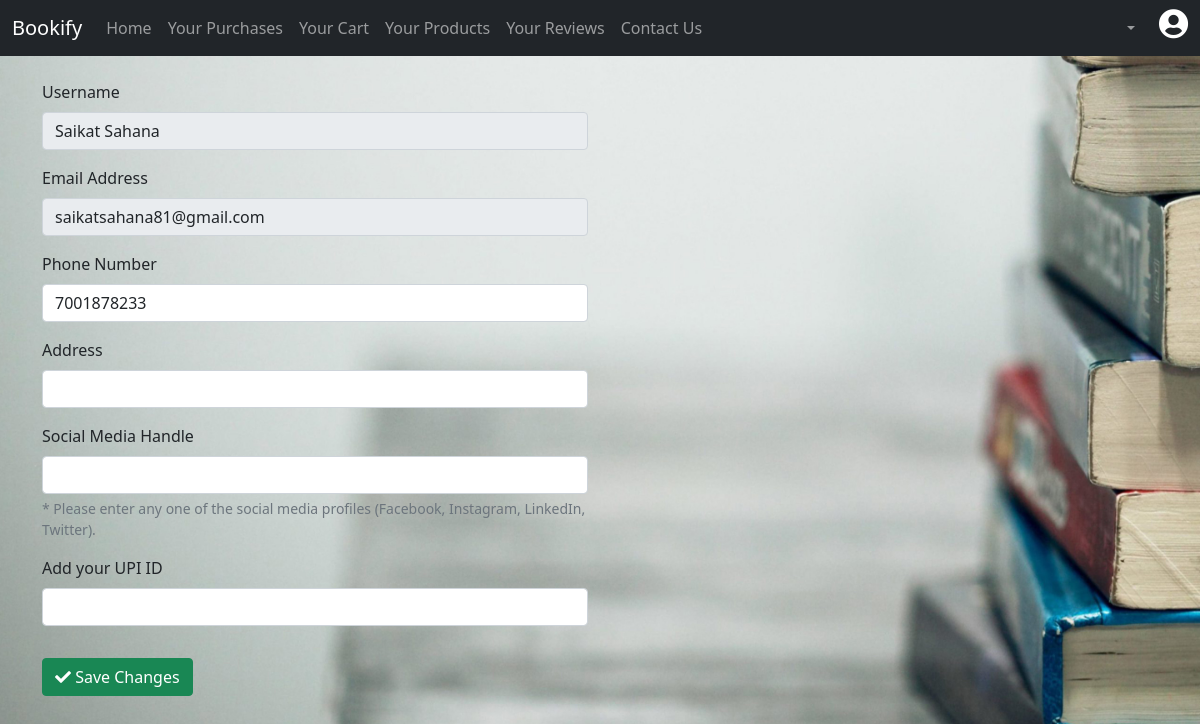
Page /profile/saikatsahana81@gmail.com on the committed database.
### tables this page shows
CREATE TABLE "users" (
	"username"	TEXT NOT NULL,
	"email"	TEXT NOT NULL UNIQUE,
	"phone"	INTEGER NOT NULL,
	"password"	TEXT NOT NULL,
	"social"	TEXT,
	"address"	TEXT,
	"upi"	TEXT,
	PRIMARY KEY("email")
);

### server.py (the view)
@app.route('/profile/<email>')
def profile(email):
    email=str(email)
    conn = sqlite3.connect("bookify.db")
    q1 = "select * from users where email = '{em}'".format(em=email)
    rows = conn.execute(q1)
    rows = rows.fetchall()
    rows[0] = list(rows[0])
    for i in range(0,len(rows[0])):
        if (rows[0][i] == None):
            rows[0][i] = ""
    print(rows)
    return render_template("profile.html",rows=rows)

### templates/profile.html (shortened to what this page needs)
<!doctype html>
<html lang="en">
  <head>
    <link href="https://cdn.jsdelivr.net/npm/bootstrap@5.0.2/dist/css/bootstrap.min.css" rel="stylesheet">
    <link rel="stylesheet" href="https://cdnjs.cloudflare.com/ajax/libs/font-awesome/5.15.4/css/all.min.css"/>
    <link rel="stylesheet" href="../static/css/profile.css">
    <link rel="stylesheet" href="../static/css/link.css">
  </head>
  <body>
    <nav class="navbar navbar-expand-lg navbar-dark bg-dark">
        <div class="container-fluid">
          <a class="navbar-brand" href="#">Bookify</a>
          <div class="collapse navbar-collapse" id="navbarSupportedContent">
            <ul class="navbar-nav me-auto mb-2 mb-lg-0">
              <li class="nav-item">
                <a id="dashboard_btn" class="nav-link" aria-current="page">Home</a>
              </li>
              <li class="nav-item">
                <a class="nav-link" href="#">Your Purchases</a>
              </li>
              <li class="nav-item">
                <a class="nav-link" href="#">Your Cart</a>
              </li>
              <li class="nav-item">
                <a id="product_btn" class="nav-link">Your Products</a>
              </li>
              <li class="nav-item">
                <a class="nav-link" href="#">Your Reviews</a>
              </li>
              <li class="nav-item">
                <a class="nav-link" href="#" data-bs-toggle="modal" data-bs-target="#aboutModal">Contact Us</a>
              </li>
            </ul>
            <ul class="navbar-nav d-flex mb-2 mb-lg-0">
                <li class="nav-item dropdown">
                    <a class="nav-link dropdown-toggle" href="#" id="navbarDropdown" role="button" data-bs-toggle="dropdown" aria-expanded="false">
                    </a>
                  </li>
                  <li class="nav-item">
                    <p id="username" style="color:#fff" class="px-2 mb-2 nav-link"></p>
                </li>
                  <li class="nav-item">
                    <a id="profile" class=""><i class="fas fa-user-circle mb-2"></i></a>
                </li>
            </ul>
        </div>
      </nav>
      <div class="container py-4">
        <form action = "/update_details", method="post">
            <div class="row">
                <div class="col-lg-6 mb-3">
                    <label for="username" class="form-label">Username</label>
                    <input name="username" type="text" class="form-control" id="username" value="{{rows[0][0]}}" readonly>
                  </div>
            </div>
            <div class="row">
                <div class="col-lg-6 mb-3">
                    <label for="email" class="form-label">Email Address</label>
                    <input name="email" type="email" class="form-control" id="email" value="{{rows[0][1]}}" aria-describedby="emailHelp" readonly>
                  </div>
            </div>
            <div class="row">
                <div class="col-lg-6 mb-3">
                    <label for="phone" class="form-label">Phone Number</label>
                    <input name="phone" type="number" required class="form-control" id="phone" value="{{rows[0][2]}}" aria-describedby="emailHelp">
                  </div>
            </div>
            <div class="row">
                <div class="col-lg-6 mb-3">
                    <label for="address" class="form-label">Address</label>
                    <input name="address" required value="{{rows[0][5]}}" type="text" class="form-control" id="address">
                  </div>
            </div>
            <div class="row">
                <div class="col-lg-6 mb-3">
                    <label for="social" class="form-label">Social Media Handle</label>
                    <input name="social" value="{{rows[0][4]}}" type="text" class="form-control" id="social">
                    <div id="socialHelp" class="form-text">* Please enter any one of the social media profiles (Facebook, Instagram, LinkedIn, Twitter).</div>
                  </div>
            </div>
            <div class="row">
                <div class="col-lg-6 mb-3">
                    <label for="upi" class="form-label">Add your UPI ID</label>
                    <input value="{{rows[0][6]}}" name="upi" required type="text" class="form-control" id="upi">
                  </div>
            </div>
            <button type="submit" class="btn btn-success mt-3"><i class="fas fa-check"></i> Save Changes</button>
          </form>
      </div>
  </body>
</html>

### static/css/profile.css (style rules this page uses)
body { height: 100vh; background-image: url(../images/back.jpg); background-attachment: fixed; background-size: 100vw 100%; background-position: center; background-repeat: no-repeat; }
#profile { border-radius: 50%; }
#profile i { font-size: 30px; color: #fff; }
.nav-item { display: flex; justify-content: center; flex-direction: column; align-items: center; }
input[type=number] { -moz-appearance: textfield; }

### static/css/link.css (style rules this page uses)
a { text-decoration:none; color: #fff; }

### rows in the picture
users: username "Saikat Sahana", email "saikatsahana81@gmail.com", phone "7001878233"
